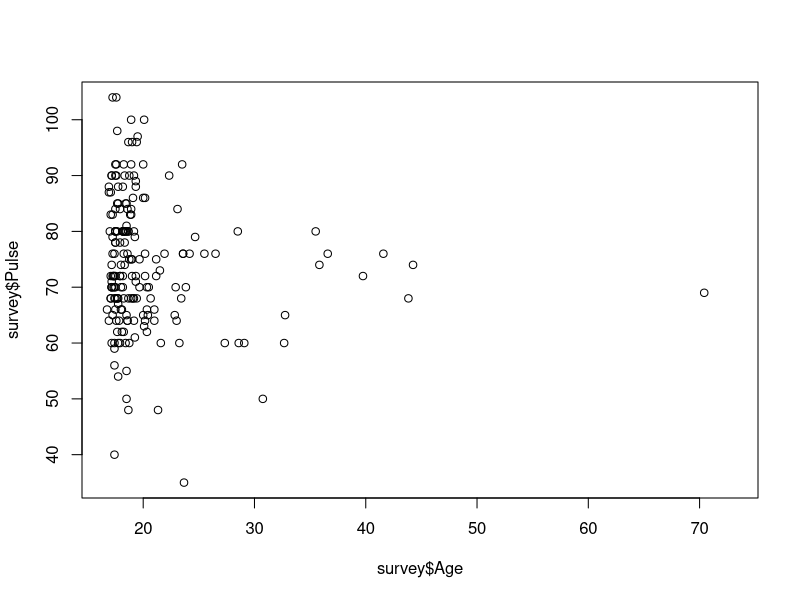
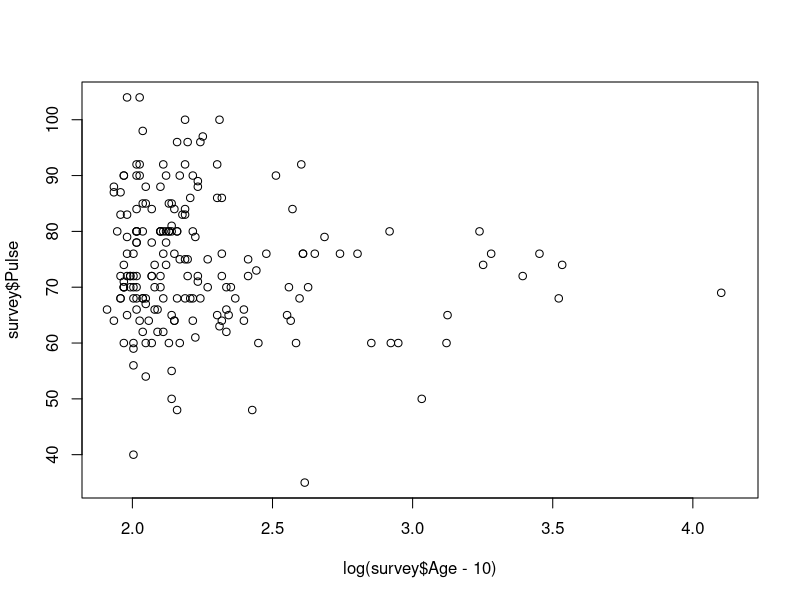

The R source for these figures, in order: (Note: this script raises an error after producing the figures.)
library(MASS)
str(survey)

#1.a
mean(survey["Pulse"])
# there is NA

#1.b
mean(survey$Pulse, na.rm = TRUE)

#1.c
survey$wholeage = floor(survey$Age)

#1.d
mean(survey[survey$wholeage<20,]$Pulse, na.rm = TRUE)

#1.e
mean(subset(survey, W.Hnd == "Right", select = "Age")$Age, na.rm = T)

#1.f
prop.table(table(with(survey, Clap == "Neither" & W.Hnd == "Left")))

#1.g
plot(survey$Age, survey$Pulse)
plot(log(survey$Age-10), survey$Pulse)

#2.a
hill_class = hills
round((hill_class$climb/12)*2.54)

#2.b
rownames(hill_class[hill_class$time>60,])

#2.c
rownames(hill_class)[which(hill_class$dist<5)[1:3]]

#2.d
hill_class=hill_class[!rownames(hill_class) == "Meall Ant-Suidhe",]

#2.e
df = hill_class[,c("time","dist")]
plot( 
  gvisScatterChart(df)
)
plot(hill_class$time,hill_class$dist)
# last one, running too slow

#2.f
